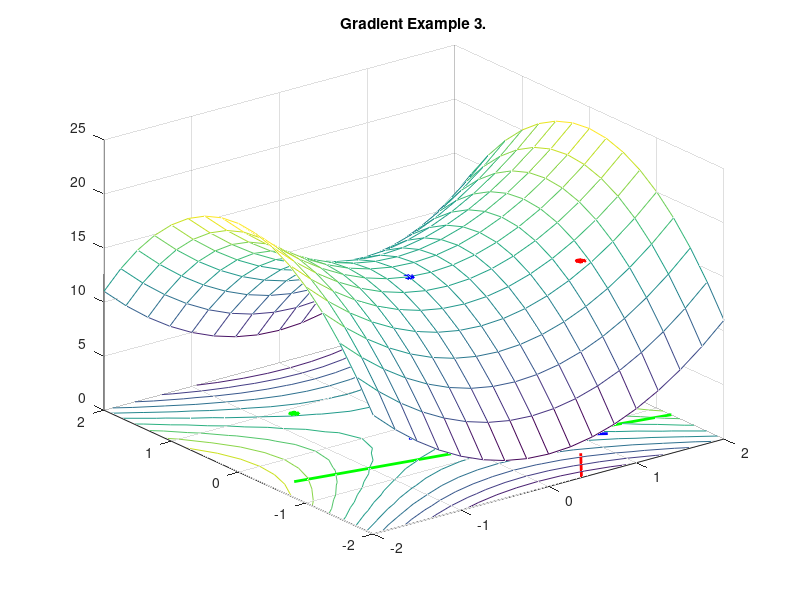

Write MATLAB code to recreate this figure. (Note: this script raises an error after producing the figure.)
1;

# function
f = @(x,y) (-3*x.^2 + 2*y.^2 + 15);

# partial derivatives
px = @(x) (-6*x);   # partial derivative with respect to x
py = @(y) ( 4*y);   # partial derivative with respect to y

# sample points
pt = [.75 -1.5; -1.75 -.5; -.25 -.25];

# 3D axes
x = -2:0.25:2;
y = -2:0.25:2;

global mcolor = [1 0 0; 0 1 0; 0 0 1;1 1 0];
global tcolor = ['r'; 'g'; 'b'; 'y'];

function dot(x,y,z,radius, color)
  [p,q,r] = sphere();
  p = p .* radius;
  q = q .* radius;
  r = r .* radius;
  surf(x+p, y+q, z+r, 'FaceColor', color, 'EdgeColor', color);
end

# plot gradient for a point
function plotgrad(f, px, py, p, c)
  global mcolor tcolor;
  x0 = p(1);
  y0 = p(2);
  px0 = px(x0);   # partial derivative with respect to x
  py0 = py(y0);   # partial derivative with respect to y
  gradient = [px0 py0];
  p0 = [x0 y0];
  p1 = p0 + gradient;
  ax = [p0(1), p1(1)];
  ay = [p0(2), p1(2)];
  az = [0,0];
  plot3(ax,ay,az,tcolor(c), 'linewidth', 2);
  dot(x0, y0, f(x0, y0), .05, mcolor(c,:));
  gradient
  f(x0, y0)
end

# Plot the original function, a concave 3D parabola
for i=1:size(x,2) 
  for j=1:size(y,2)
    z(i,j) = f(x(i), y(j));
  end
end
mesh(x,y,z); #, 'FaceColor', 'none');
hold on;
contour(x,y,z);

# plot sample points and gradients
for k=1:size(pt,1)
  plotgrad(f, px, py, pt(k,:), k);
end

# save
#axis("auto")  # turn autoscale on
title('Gradient Example 3.')
print([imagedir 'gradient_example3.png'], '-S400,300');
